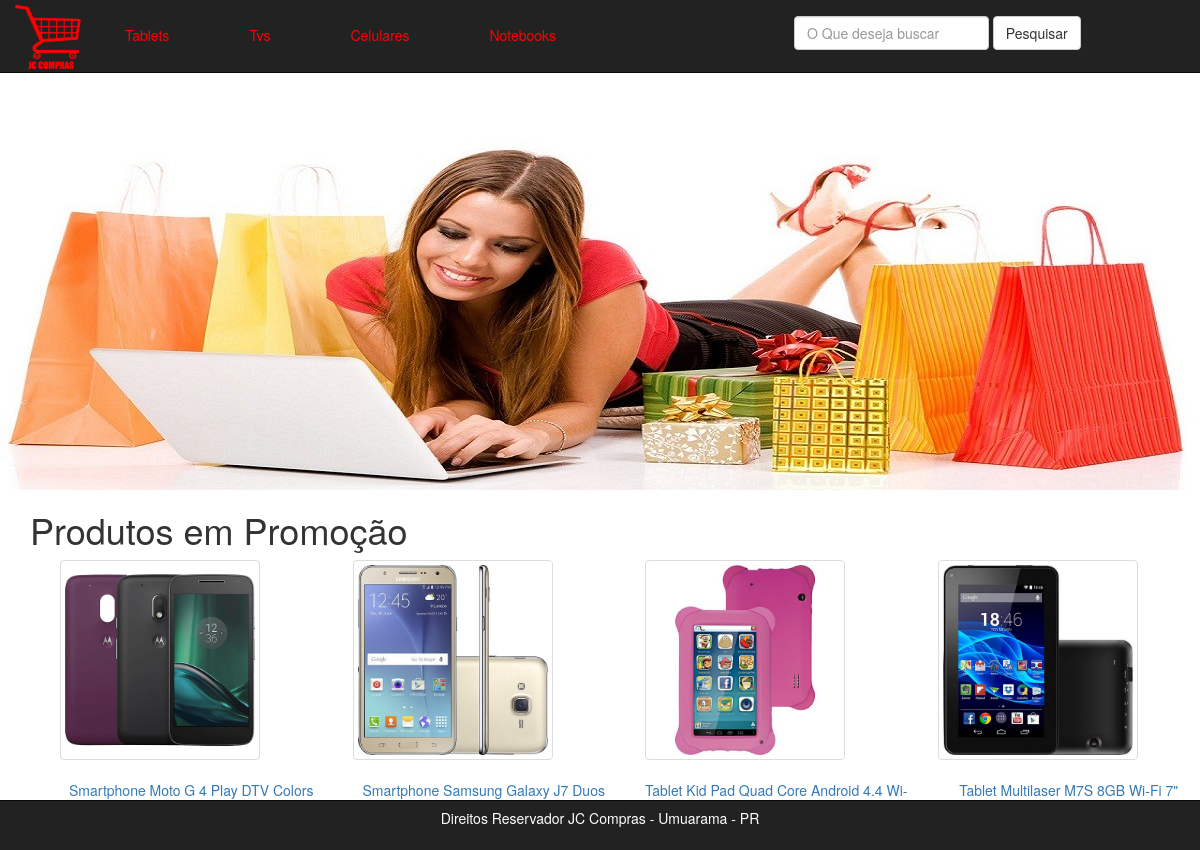
The page / on the database its author committed.
### tables this page shows
CREATE TABLE `categoria` (
  `id` int(11) NOT NULL,
  `categoria` varchar(100) NOT NULL
);

CREATE TABLE `produto` (
  `id` int(11) NOT NULL,
  `nome` varchar(200) NOT NULL,
  `categoria_id` int(11) NOT NULL,
  `descricao` text NOT NULL,
  `foto` varchar(100) NOT NULL
);

### index.php (the view, shortened to what this page needs)
<!DOCTYPE html>
<html lang="pt-br">
  <head>
    <link href="css/bootstrap.min.css" rel="stylesheet">
    <link rel="stylesheet" type="text/css" href="css/estilo.css">
  </head>
  <body>
    <?php
      include "conecta.php";
    ?>
    <div class="navbar-wrapper">
        <div class="navbar navbar-inverse navbar-fixed-top ">
          <div class="">
                <div class="navbar-header">
                      <a class="navbar-brand" href="index.php">
                        <img class="brand" src="imagens/logo1.png" alt="Carrinho de Compras" title="Carrinho de Compras">
                      </a>
                </div>
                <?php
                  $options="";
                  $sql = "SELECT * FROM categoria";
                  $resultado = mysqli_query($con, $sql);
                  while($dados = mysqli_fetch_array($resultado)){
                    $id = $dados["id"];
                    $categoria = $dados["categoria"];
                    $options .="<li id='li1'><a href='index.php?pg=pagina&id=$id'>$categoria</a></li>";
                  }
                ?>
                <div class='navbar-collapse collapse' id='navbar'>
                  <ul class='nav navbar-nav'>
                    <?=$options;?>
                   </ul>
                </div>
              <div class="row">
                <div class="navbar-form navbar-left">
                  <div class="form-group">
                    <input type="text" name="busca" placeholder="O Que deseja buscar" class="form-control" style= "margin-top: 0.6em; margin-left: 12em;">
                  </div>
                  <button type="submit" class="btn btn-default" style="margin-top: 0.6em;">Pesquisar</button>
                </div>
              </div>
          </div>
        </div>
    </div>
  <div id="banner" class="cycle-slideshow margem" data-cycle-slides="> img">
        <img src='imagens/b1.jpg' class='img' title='Banner1' alt='Banner1'>
  </div>
  <div class="col-md-9 col-sm-9">
        <?php
          $pg = "home";
          $pg = strtolower($pg);
          $pg = "$pg.php";
          if (file_exists($pg)){
            include $pg;
          }else {
            echo "<h3>Página Não Encontrada !</h3>";
          }
        ?>
      </div>
  <div class="footer">
    <div class="navbar navbar-inverse navbar-fixed-bottom ">
      <h5 style="color: white; text-align: center">Direitos Reservador JC Compras -  Umuarama - PR</h5>
    </div>
   </div>
  </body>
</html>

### home.php
<div class="container ">
	<h1>Produtos em Promoção</h1>
	<div class="container">
		<div class="container">
			<div class="row">
				<?php
					$sql = "SELECT * FROM produto limit 4";
					$resultado = mysqli_query($con,$sql);
					while ($dados = mysqli_fetch_array($resultado)){
						$id = $dados["id"];
						$nome = $dados["nome"];
						$foto = $dados["foto"];
				 		echo "<div class='col-md-3 text-center'>
				 		<a href='index.php?pg=detalhes&id=$id'>
				 			<img class='thumbnail imagem' src='imagens/$foto' >
				 			<p>$nome</p>
				 		</a>
				 		</div>";
					}
				?>
			</div>
		</div>
	</div>
</div>

### css/estilo.css (style rules this page uses)
.navbar-brand { height: 4em; }
.navbar-brand img { width: 70px; margin-top: -10px; }
#navbar ul li a { color : red; padding: 25px; margin-right: 30px; }
#navbar { float: left; }
.cycle-slideshow, .cycle-slide, .img { width:100%; }
.margem { margin-top: 10em; }
.imagem { height: 200px; }
.footer { color: white; margin-top: auto; }

### rows shown on the page
categoria: categoria "Tablets"
categoria: categoria "Tvs"
categoria: categoria "Celulares"
categoria: categoria "Notebooks"
produto: foto (picture), nome "Smartphone Moto G 4 Play DTV Colors…"
produto: foto (picture), nome "Smartphone Samsung Galaxy J7 Duos…"
produto: foto (picture), nome "Tablet Kid Pad Quad Core Android 4.4…"
produto: foto (picture), nome "Tablet Multilaser M7S 8GB Wi-Fi 7\"…"
